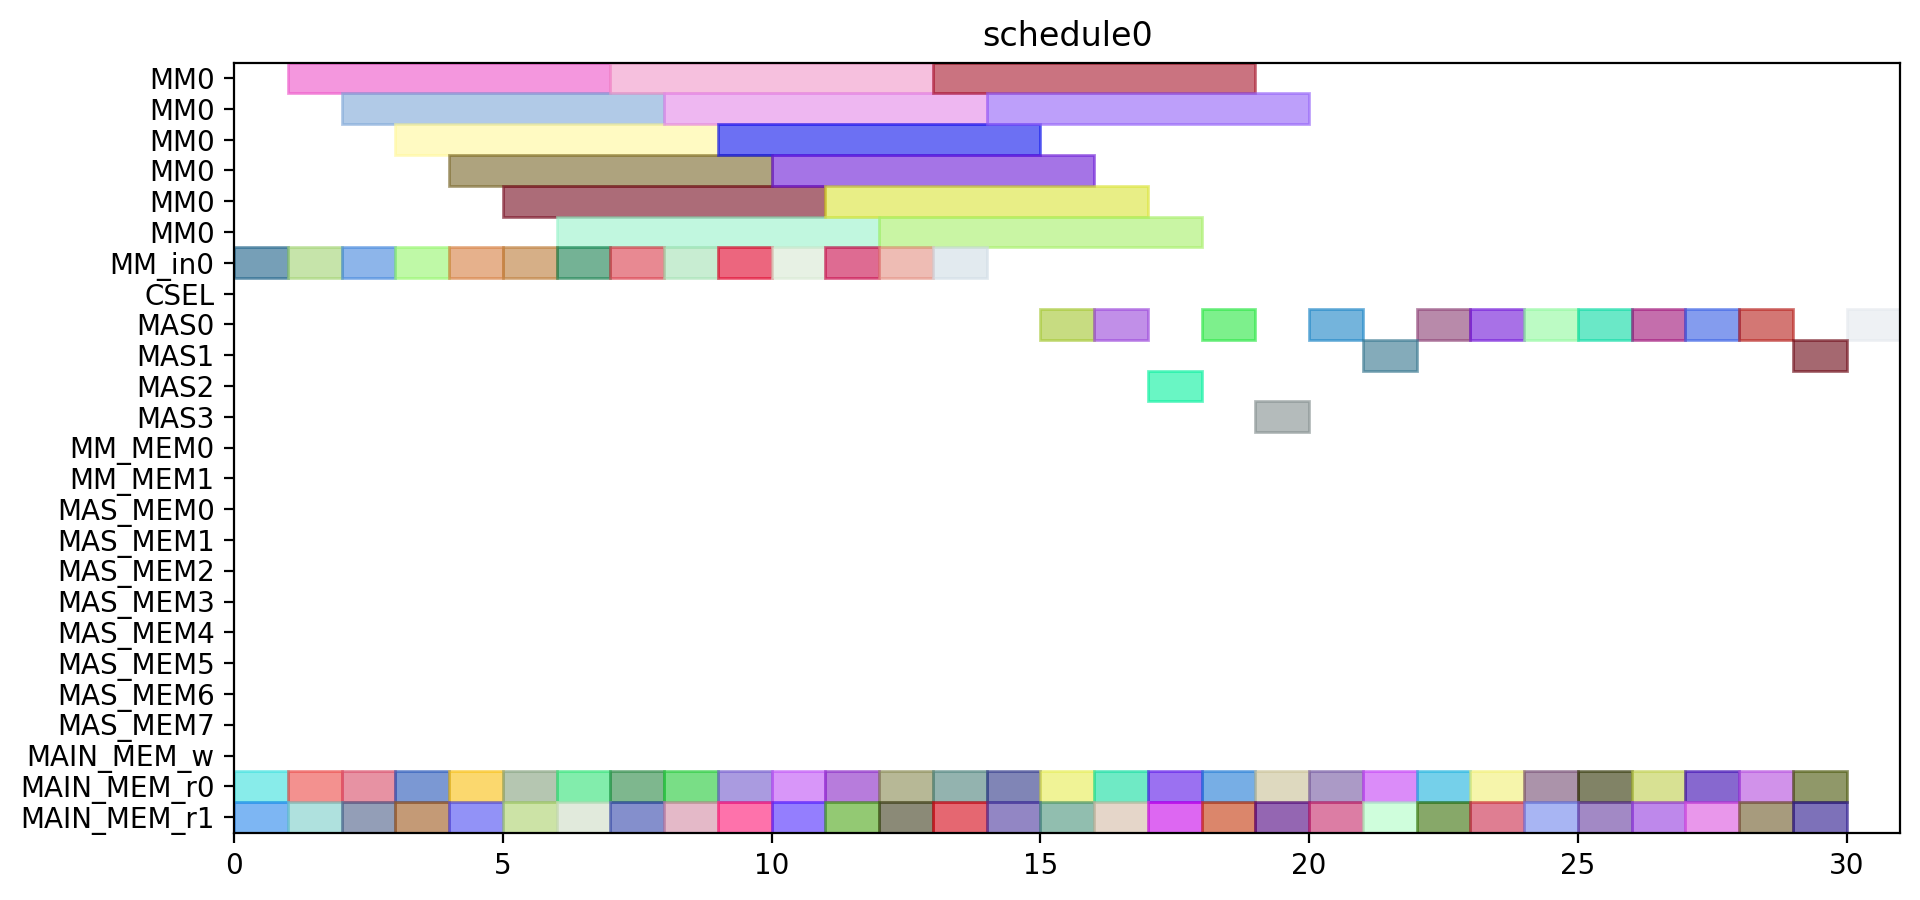

Source code (Python):
from pyschedule import Scenario, solvers, plotters, alt


def solve():
	horizon = 120
	S = Scenario("schedule0", horizon=horizon)

	# resource
	MM = S.Resources('MM', num=1, size=6)
	MM_in = S.Resources('MM_in', num=1)
	CSEL = S.Resource('CSEL')
	MAS = S.Resources('MAS', num=4, size=1, periods=range(1, horizon))
	MM_MEM = S.Resources('MM_MEM', num=2)
	MAS_MEM = S.Resources('MAS_MEM', num=8)
	MAIN_MEM_w = S.Resource('MAIN_MEM_w', size=1)
	MAIN_MEM_r = S.Resources('MAIN_MEM_r', num=2)

	# result of previous scheduling

	# new tasks
	r1_t0 = S.Task('r1_t0', length=6, delay_cost=1)
	r1_t0 += alt(MM)
	r1_t0_in = S.Task('r1_t0_in', length=1, delay_cost=1)
	r1_t0_in += alt(MM_in)
	S += r1_t0_in*MM_in[0]<=r1_t0*MM[0]
	r1_t0_mem0 = S.Task('r1_t0_mem0', length=1, delay_cost=1)
	r1_t0_mem0 += MAIN_MEM_r[0]
	S += r1_t0_mem0 <= r1_t0

	r1_t0_mem1 = S.Task('r1_t0_mem1', length=1, delay_cost=1)
	r1_t0_mem1 += MAIN_MEM_r[1]
	S += r1_t0_mem1 <= r1_t0

	r1_t1 = S.Task('r1_t1', length=6, delay_cost=1)
	r1_t1 += alt(MM)
	r1_t1_in = S.Task('r1_t1_in', length=1, delay_cost=1)
	r1_t1_in += alt(MM_in)
	S += r1_t1_in*MM_in[0]<=r1_t1*MM[0]
	r1_t1_mem0 = S.Task('r1_t1_mem0', length=1, delay_cost=1)
	r1_t1_mem0 += MAIN_MEM_r[0]
	S += r1_t1_mem0 <= r1_t1

	r1_t1_mem1 = S.Task('r1_t1_mem1', length=1, delay_cost=1)
	r1_t1_mem1 += MAIN_MEM_r[1]
	S += r1_t1_mem1 <= r1_t1

	r1_t2 = S.Task('r1_t2', length=1, delay_cost=1)
	r1_t2 += alt(MAS)
	r1_t2_mem0 = S.Task('r1_t2_mem0', length=1, delay_cost=1)
	r1_t2_mem0 += MAIN_MEM_r[0]
	S += r1_t2_mem0 <= r1_t2

	r1_t2_mem1 = S.Task('r1_t2_mem1', length=1, delay_cost=1)
	r1_t2_mem1 += MAIN_MEM_r[1]
	S += r1_t2_mem1 <= r1_t2

	r1_t3 = S.Task('r1_t3', length=1, delay_cost=1)
	r1_t3 += alt(MAS)
	r1_t3_mem0 = S.Task('r1_t3_mem0', length=1, delay_cost=1)
	r1_t3_mem0 += MAIN_MEM_r[0]
	S += r1_t3_mem0 <= r1_t3

	r1_t3_mem1 = S.Task('r1_t3_mem1', length=1, delay_cost=1)
	r1_t3_mem1 += MAIN_MEM_r[1]
	S += r1_t3_mem1 <= r1_t3

	r3_t0 = S.Task('r3_t0', length=6, delay_cost=1)
	r3_t0 += alt(MM)
	r3_t0_in = S.Task('r3_t0_in', length=1, delay_cost=1)
	r3_t0_in += alt(MM_in)
	S += r3_t0_in*MM_in[0]<=r3_t0*MM[0]
	r3_t0_mem0 = S.Task('r3_t0_mem0', length=1, delay_cost=1)
	r3_t0_mem0 += MAIN_MEM_r[0]
	S += r3_t0_mem0 <= r3_t0

	r3_t0_mem1 = S.Task('r3_t0_mem1', length=1, delay_cost=1)
	r3_t0_mem1 += MAIN_MEM_r[1]
	S += r3_t0_mem1 <= r3_t0

	r3_t1 = S.Task('r3_t1', length=6, delay_cost=1)
	r3_t1 += alt(MM)
	r3_t1_in = S.Task('r3_t1_in', length=1, delay_cost=1)
	r3_t1_in += alt(MM_in)
	S += r3_t1_in*MM_in[0]<=r3_t1*MM[0]
	r3_t1_mem0 = S.Task('r3_t1_mem0', length=1, delay_cost=1)
	r3_t1_mem0 += MAIN_MEM_r[0]
	S += r3_t1_mem0 <= r3_t1

	r3_t1_mem1 = S.Task('r3_t1_mem1', length=1, delay_cost=1)
	r3_t1_mem1 += MAIN_MEM_r[1]
	S += r3_t1_mem1 <= r3_t1

	r3_t2 = S.Task('r3_t2', length=1, delay_cost=1)
	r3_t2 += alt(MAS)
	r3_t2_mem0 = S.Task('r3_t2_mem0', length=1, delay_cost=1)
	r3_t2_mem0 += MAIN_MEM_r[0]
	S += r3_t2_mem0 <= r3_t2

	r3_t2_mem1 = S.Task('r3_t2_mem1', length=1, delay_cost=1)
	r3_t2_mem1 += MAIN_MEM_r[1]
	S += r3_t2_mem1 <= r3_t2

	r3_t3 = S.Task('r3_t3', length=1, delay_cost=1)
	r3_t3 += alt(MAS)
	r3_t3_mem0 = S.Task('r3_t3_mem0', length=1, delay_cost=1)
	r3_t3_mem0 += MAIN_MEM_r[0]
	S += r3_t3_mem0 <= r3_t3

	r3_t3_mem1 = S.Task('r3_t3_mem1', length=1, delay_cost=1)
	r3_t3_mem1 += MAIN_MEM_r[1]
	S += r3_t3_mem1 <= r3_t3

	r4_t0 = S.Task('r4_t0', length=6, delay_cost=1)
	r4_t0 += alt(MM)
	r4_t0_in = S.Task('r4_t0_in', length=1, delay_cost=1)
	r4_t0_in += alt(MM_in)
	S += r4_t0_in*MM_in[0]<=r4_t0*MM[0]
	r4_t0_mem0 = S.Task('r4_t0_mem0', length=1, delay_cost=1)
	r4_t0_mem0 += MAIN_MEM_r[0]
	S += r4_t0_mem0 <= r4_t0

	r4_t0_mem1 = S.Task('r4_t0_mem1', length=1, delay_cost=1)
	r4_t0_mem1 += MAIN_MEM_r[1]
	S += r4_t0_mem1 <= r4_t0

	r4_t1 = S.Task('r4_t1', length=6, delay_cost=1)
	r4_t1 += alt(MM)
	r4_t1_in = S.Task('r4_t1_in', length=1, delay_cost=1)
	r4_t1_in += alt(MM_in)
	S += r4_t1_in*MM_in[0]<=r4_t1*MM[0]
	r4_t1_mem0 = S.Task('r4_t1_mem0', length=1, delay_cost=1)
	r4_t1_mem0 += MAIN_MEM_r[0]
	S += r4_t1_mem0 <= r4_t1

	r4_t1_mem1 = S.Task('r4_t1_mem1', length=1, delay_cost=1)
	r4_t1_mem1 += MAIN_MEM_r[1]
	S += r4_t1_mem1 <= r4_t1

	r4_t2 = S.Task('r4_t2', length=1, delay_cost=1)
	r4_t2 += alt(MAS)
	r4_t2_mem0 = S.Task('r4_t2_mem0', length=1, delay_cost=1)
	r4_t2_mem0 += MAIN_MEM_r[0]
	S += r4_t2_mem0 <= r4_t2

	r4_t2_mem1 = S.Task('r4_t2_mem1', length=1, delay_cost=1)
	r4_t2_mem1 += MAIN_MEM_r[1]
	S += r4_t2_mem1 <= r4_t2

	r4_t3 = S.Task('r4_t3', length=1, delay_cost=1)
	r4_t3 += alt(MAS)
	r4_t3_mem0 = S.Task('r4_t3_mem0', length=1, delay_cost=1)
	r4_t3_mem0 += MAIN_MEM_r[0]
	S += r4_t3_mem0 <= r4_t3

	r4_t3_mem1 = S.Task('r4_t3_mem1', length=1, delay_cost=1)
	r4_t3_mem1 += MAIN_MEM_r[1]
	S += r4_t3_mem1 <= r4_t3

	r5_t0 = S.Task('r5_t0', length=6, delay_cost=1)
	r5_t0 += alt(MM)
	r5_t0_in = S.Task('r5_t0_in', length=1, delay_cost=1)
	r5_t0_in += alt(MM_in)
	S += r5_t0_in*MM_in[0]<=r5_t0*MM[0]
	r5_t0_mem0 = S.Task('r5_t0_mem0', length=1, delay_cost=1)
	r5_t0_mem0 += MAIN_MEM_r[0]
	S += r5_t0_mem0 <= r5_t0

	r5_t0_mem1 = S.Task('r5_t0_mem1', length=1, delay_cost=1)
	r5_t0_mem1 += MAIN_MEM_r[1]
	S += r5_t0_mem1 <= r5_t0

	r5_t1 = S.Task('r5_t1', length=6, delay_cost=1)
	r5_t1 += alt(MM)
	r5_t1_in = S.Task('r5_t1_in', length=1, delay_cost=1)
	r5_t1_in += alt(MM_in)
	S += r5_t1_in*MM_in[0]<=r5_t1*MM[0]
	r5_t1_mem0 = S.Task('r5_t1_mem0', length=1, delay_cost=1)
	r5_t1_mem0 += MAIN_MEM_r[0]
	S += r5_t1_mem0 <= r5_t1

	r5_t1_mem1 = S.Task('r5_t1_mem1', length=1, delay_cost=1)
	r5_t1_mem1 += MAIN_MEM_r[1]
	S += r5_t1_mem1 <= r5_t1

	r5_t2 = S.Task('r5_t2', length=1, delay_cost=1)
	r5_t2 += alt(MAS)
	r5_t2_mem0 = S.Task('r5_t2_mem0', length=1, delay_cost=1)
	r5_t2_mem0 += MAIN_MEM_r[0]
	S += r5_t2_mem0 <= r5_t2

	r5_t2_mem1 = S.Task('r5_t2_mem1', length=1, delay_cost=1)
	r5_t2_mem1 += MAIN_MEM_r[1]
	S += r5_t2_mem1 <= r5_t2

	r5_t3 = S.Task('r5_t3', length=1, delay_cost=1)
	r5_t3 += alt(MAS)
	r5_t3_mem0 = S.Task('r5_t3_mem0', length=1, delay_cost=1)
	r5_t3_mem0 += MAIN_MEM_r[0]
	S += r5_t3_mem0 <= r5_t3

	r5_t3_mem1 = S.Task('r5_t3_mem1', length=1, delay_cost=1)
	r5_t3_mem1 += MAIN_MEM_r[1]
	S += r5_t3_mem1 <= r5_t3

	r6_t0 = S.Task('r6_t0', length=6, delay_cost=1)
	r6_t0 += alt(MM)
	r6_t0_in = S.Task('r6_t0_in', length=1, delay_cost=1)
	r6_t0_in += alt(MM_in)
	S += r6_t0_in*MM_in[0]<=r6_t0*MM[0]
	r6_t0_mem0 = S.Task('r6_t0_mem0', length=1, delay_cost=1)
	r6_t0_mem0 += MAIN_MEM_r[0]
	S += r6_t0_mem0 <= r6_t0

	r6_t0_mem1 = S.Task('r6_t0_mem1', length=1, delay_cost=1)
	r6_t0_mem1 += MAIN_MEM_r[1]
	S += r6_t0_mem1 <= r6_t0

	r6_t1 = S.Task('r6_t1', length=6, delay_cost=1)
	r6_t1 += alt(MM)
	r6_t1_in = S.Task('r6_t1_in', length=1, delay_cost=1)
	r6_t1_in += alt(MM_in)
	S += r6_t1_in*MM_in[0]<=r6_t1*MM[0]
	r6_t1_mem0 = S.Task('r6_t1_mem0', length=1, delay_cost=1)
	r6_t1_mem0 += MAIN_MEM_r[0]
	S += r6_t1_mem0 <= r6_t1

	r6_t1_mem1 = S.Task('r6_t1_mem1', length=1, delay_cost=1)
	r6_t1_mem1 += MAIN_MEM_r[1]
	S += r6_t1_mem1 <= r6_t1

	r6_t2 = S.Task('r6_t2', length=1, delay_cost=1)
	r6_t2 += alt(MAS)
	r6_t2_mem0 = S.Task('r6_t2_mem0', length=1, delay_cost=1)
	r6_t2_mem0 += MAIN_MEM_r[0]
	S += r6_t2_mem0 <= r6_t2

	r6_t2_mem1 = S.Task('r6_t2_mem1', length=1, delay_cost=1)
	r6_t2_mem1 += MAIN_MEM_r[1]
	S += r6_t2_mem1 <= r6_t2

	r6_t3 = S.Task('r6_t3', length=1, delay_cost=1)
	r6_t3 += alt(MAS)
	r6_t3_mem0 = S.Task('r6_t3_mem0', length=1, delay_cost=1)
	r6_t3_mem0 += MAIN_MEM_r[0]
	S += r6_t3_mem0 <= r6_t3

	r6_t3_mem1 = S.Task('r6_t3_mem1', length=1, delay_cost=1)
	r6_t3_mem1 += MAIN_MEM_r[1]
	S += r6_t3_mem1 <= r6_t3

	r9_t2 = S.Task('r9_t2', length=1, delay_cost=1)
	r9_t2 += alt(MAS)
	r9_t2_mem0 = S.Task('r9_t2_mem0', length=1, delay_cost=1)
	r9_t2_mem0 += MAIN_MEM_r[0]
	S += r9_t2_mem0 <= r9_t2

	r9_t2_mem1 = S.Task('r9_t2_mem1', length=1, delay_cost=1)
	r9_t2_mem1 += MAIN_MEM_r[1]
	S += r9_t2_mem1 <= r9_t2

	r12_t0 = S.Task('r12_t0', length=6, delay_cost=1)
	r12_t0 += alt(MM)
	r12_t0_in = S.Task('r12_t0_in', length=1, delay_cost=1)
	r12_t0_in += alt(MM_in)
	S += r12_t0_in*MM_in[0]<=r12_t0*MM[0]
	r12_t0_mem0 = S.Task('r12_t0_mem0', length=1, delay_cost=1)
	r12_t0_mem0 += MAIN_MEM_r[0]
	S += r12_t0_mem0 <= r12_t0

	r12_t0_mem1 = S.Task('r12_t0_mem1', length=1, delay_cost=1)
	r12_t0_mem1 += MAIN_MEM_r[1]
	S += r12_t0_mem1 <= r12_t0

	r12_t1 = S.Task('r12_t1', length=6, delay_cost=1)
	r12_t1 += alt(MM)
	r12_t1_in = S.Task('r12_t1_in', length=1, delay_cost=1)
	r12_t1_in += alt(MM_in)
	S += r12_t1_in*MM_in[0]<=r12_t1*MM[0]
	r12_t1_mem0 = S.Task('r12_t1_mem0', length=1, delay_cost=1)
	r12_t1_mem0 += MAIN_MEM_r[0]
	S += r12_t1_mem0 <= r12_t1

	r12_t1_mem1 = S.Task('r12_t1_mem1', length=1, delay_cost=1)
	r12_t1_mem1 += MAIN_MEM_r[1]
	S += r12_t1_mem1 <= r12_t1

	r12_t2 = S.Task('r12_t2', length=1, delay_cost=1)
	r12_t2 += alt(MAS)
	r12_t2_mem0 = S.Task('r12_t2_mem0', length=1, delay_cost=1)
	r12_t2_mem0 += MAIN_MEM_r[0]
	S += r12_t2_mem0 <= r12_t2

	r12_t2_mem1 = S.Task('r12_t2_mem1', length=1, delay_cost=1)
	r12_t2_mem1 += MAIN_MEM_r[1]
	S += r12_t2_mem1 <= r12_t2

	r12_t3 = S.Task('r12_t3', length=1, delay_cost=1)
	r12_t3 += alt(MAS)
	r12_t3_mem0 = S.Task('r12_t3_mem0', length=1, delay_cost=1)
	r12_t3_mem0 += MAIN_MEM_r[0]
	S += r12_t3_mem0 <= r12_t3

	r12_t3_mem1 = S.Task('r12_t3_mem1', length=1, delay_cost=1)
	r12_t3_mem1 += MAIN_MEM_r[1]
	S += r12_t3_mem1 <= r12_t3

	r13_t0 = S.Task('r13_t0', length=6, delay_cost=1)
	r13_t0 += alt(MM)
	r13_t0_in = S.Task('r13_t0_in', length=1, delay_cost=1)
	r13_t0_in += alt(MM_in)
	S += r13_t0_in*MM_in[0]<=r13_t0*MM[0]
	r13_t0_mem0 = S.Task('r13_t0_mem0', length=1, delay_cost=1)
	r13_t0_mem0 += MAIN_MEM_r[0]
	S += r13_t0_mem0 <= r13_t0

	r13_t0_mem1 = S.Task('r13_t0_mem1', length=1, delay_cost=1)
	r13_t0_mem1 += MAIN_MEM_r[1]
	S += r13_t0_mem1 <= r13_t0

	r13_t1 = S.Task('r13_t1', length=6, delay_cost=1)
	r13_t1 += alt(MM)
	r13_t1_in = S.Task('r13_t1_in', length=1, delay_cost=1)
	r13_t1_in += alt(MM_in)
	S += r13_t1_in*MM_in[0]<=r13_t1*MM[0]
	r13_t1_mem0 = S.Task('r13_t1_mem0', length=1, delay_cost=1)
	r13_t1_mem0 += MAIN_MEM_r[0]
	S += r13_t1_mem0 <= r13_t1

	r13_t1_mem1 = S.Task('r13_t1_mem1', length=1, delay_cost=1)
	r13_t1_mem1 += MAIN_MEM_r[1]
	S += r13_t1_mem1 <= r13_t1

	r13_t2 = S.Task('r13_t2', length=1, delay_cost=1)
	r13_t2 += alt(MAS)
	r13_t2_mem0 = S.Task('r13_t2_mem0', length=1, delay_cost=1)
	r13_t2_mem0 += MAIN_MEM_r[0]
	S += r13_t2_mem0 <= r13_t2

	r13_t2_mem1 = S.Task('r13_t2_mem1', length=1, delay_cost=1)
	r13_t2_mem1 += MAIN_MEM_r[1]
	S += r13_t2_mem1 <= r13_t2

	r13_t3 = S.Task('r13_t3', length=1, delay_cost=1)
	r13_t3 += alt(MAS)
	r13_t3_mem0 = S.Task('r13_t3_mem0', length=1, delay_cost=1)
	r13_t3_mem0 += MAIN_MEM_r[0]
	S += r13_t3_mem0 <= r13_t3

	r13_t3_mem1 = S.Task('r13_t3_mem1', length=1, delay_cost=1)
	r13_t3_mem1 += MAIN_MEM_r[1]
	S += r13_t3_mem1 <= r13_t3

	r16_t3 = S.Task('r16_t3', length=1, delay_cost=1)
	r16_t3 += alt(MAS)
	r16_t3_mem0 = S.Task('r16_t3_mem0', length=1, delay_cost=1)
	r16_t3_mem0 += MAIN_MEM_r[0]
	S += r16_t3_mem0 <= r16_t3

	r16_t3_mem1 = S.Task('r16_t3_mem1', length=1, delay_cost=1)
	r16_t3_mem1 += MAIN_MEM_r[1]
	S += r16_t3_mem1 <= r16_t3

	solvers.mip.solve(S,msg=1,kind='CPLEX',ratio_gap=1.01)

	solution = [['hoge']*len(S.solution()[1]) for i in range(len(S.solution()))]
	for i in range(len(S.solution())):
		for j in range(len(S.solution()[i])):
			solution[i][j]=str(S.solution()[i][j])
	print(solution)

	cycles = int(solution[-1][3])

	pic_file_name = "/home/mfukuda/ABE/multiRAM_multiMAS_16mux/scheduling_result/stage6MM1_stage1MAS4/EP2_YRECOVER/schedule0.png"
	if(S.solution() != []):
		plotters.matplotlib.plot(S,img_filename=pic_file_name, show_task_labels=False, fig_size=(cycles*0.25+3, 5))

	return solution
